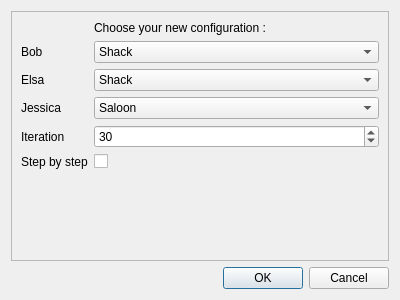
<?xml version="1.0" encoding="UTF-8"?>
<ui version="4.0">
 <class>ConfigDialog</class>
 <widget class="QDialog" name="ConfigDialog">
  <property name="geometry">
   <rect>
    <x>0</x>
    <y>0</y>
    <width>400</width>
    <height>300</height>
   </rect>
  </property>
  <property name="windowTitle">
   <string>New configuration</string>
  </property>
  <layout class="QGridLayout" name="gridLayout">
   <item row="0" column="0">
    <widget class="QFrame" name="frame">
     <property name="frameShape">
      <enum>QFrame::StyledPanel</enum>
     </property>
     <property name="frameShadow">
      <enum>QFrame::Raised</enum>
     </property>
     <layout class="QFormLayout" name="formLayout">
      <item row="1" column="0">
       <widget class="QLabel" name="label_4">
        <property name="text">
         <string>Bob</string>
        </property>
       </widget>
      </item>
      <item row="1" column="1">
       <widget class="QComboBox" name="bobPlace">
        <item>
         <property name="text">
          <string>Shack</string>
         </property>
        </item>
        <item>
         <property name="text">
          <string>Goldmine</string>
         </property>
        </item>
        <item>
         <property name="text">
          <string>Saloon</string>
         </property>
        </item>
        <item>
         <property name="text">
          <string>Bank</string>
         </property>
        </item>
       </widget>
      </item>
      <item row="2" column="0">
       <widget class="QLabel" name="label_3">
        <property name="text">
         <string>Elsa</string>
        </property>
       </widget>
      </item>
      <item row="2" column="1">
       <widget class="QComboBox" name="elsaPlace">
        <item>
         <property name="text">
          <string>Shack</string>
         </property>
        </item>
        <item>
         <property name="text">
          <string>Bathroom</string>
         </property>
        </item>
       </widget>
      </item>
      <item row="3" column="0">
       <widget class="QLabel" name="label_2">
        <property name="text">
         <string>Jessica</string>
        </property>
       </widget>
      </item>
      <item row="3" column="1">
       <widget class="QComboBox" name="jessPlace">
        <item>
         <property name="text">
          <string>Saloon</string>
         </property>
        </item>
        <item>
         <property name="text">
          <string>Restroom</string>
         </property>
        </item>
        <item>
         <property name="text">
          <string>Piano</string>
         </property>
        </item>
       </widget>
      </item>
      <item row="4" column="0">
       <widget class="QLabel" name="label_5">
        <property name="text">
         <string>Iteration</string>
        </property>
       </widget>
      </item>
      <item row="4" column="1">
       <widget class="QSpinBox" name="sb_iteration">
        <property name="minimum">
         <number>1</number>
        </property>
        <property name="maximum">
         <number>50</number>
        </property>
        <property name="value">
         <number>30</number>
        </property>
       </widget>
      </item>
      <item row="5" column="0">
       <widget class="QLabel" name="label">
        <property name="text">
         <string>Step by step</string>
        </property>
       </widget>
      </item>
      <item row="5" column="1">
       <widget class="QCheckBox" name="cbStep">
        <property name="text">
         <string/>
        </property>
       </widget>
      </item>
      <item row="0" column="1">
       <widget class="QLabel" name="label_6">
        <property name="text">
         <string>Choose your new configuration :</string>
        </property>
       </widget>
      </item>
     </layout>
    </widget>
   </item>
   <item row="1" column="0">
    <widget class="QDialogButtonBox" name="buttonBox">
     <property name="orientation">
      <enum>Qt::Horizontal</enum>
     </property>
     <property name="standardButtons">
      <set>QDialogButtonBox::Cancel|QDialogButtonBox::Ok</set>
     </property>
    </widget>
   </item>
  </layout>
 </widget>
 <resources/>
 <connections>
  <connection>
   <sender>buttonBox</sender>
   <signal>accepted()</signal>
   <receiver>ConfigDialog</receiver>
   <slot>accept()</slot>
   <hints>
    <hint type="sourcelabel">
     <x>248</x>
     <y>254</y>
    </hint>
    <hint type="destinationlabel">
     <x>157</x>
     <y>274</y>
    </hint>
   </hints>
  </connection>
  <connection>
   <sender>buttonBox</sender>
   <signal>rejected()</signal>
   <receiver>ConfigDialog</receiver>
   <slot>reject()</slot>
   <hints>
    <hint type="sourcelabel">
     <x>316</x>
     <y>260</y>
    </hint>
    <hint type="destinationlabel">
     <x>286</x>
     <y>274</y>
    </hint>
   </hints>
  </connection>
 </connections>
</ui>
